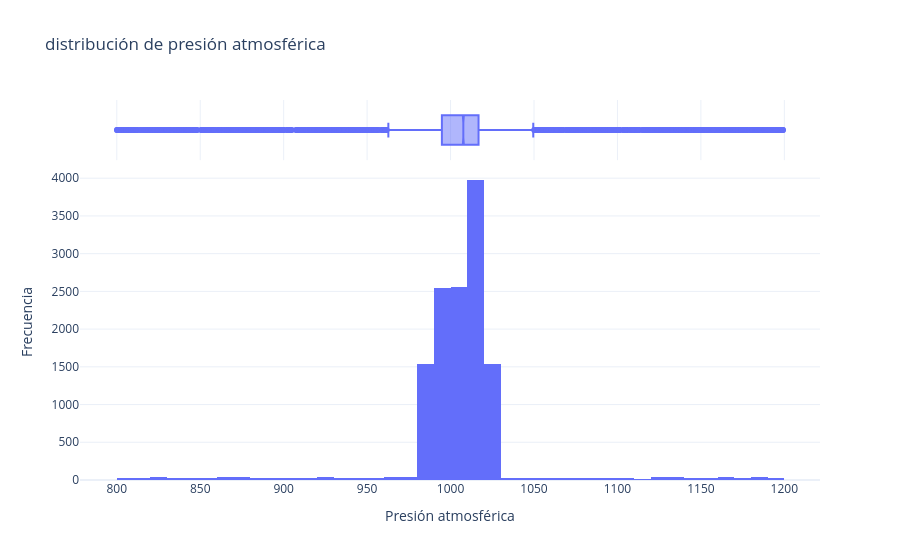

Notebook source saved alongside this figure:
### Markdown cell above
La precipitación se concentra principalmente entre valores bajos y medios, aunque aparecen registros superiores al 100%. Estos valores pueden indicar errores o contaminación en los datos y deberán revisarse durante la limpieza.

### Code cell
fig = px.histogram(
    df,
    x="atmospheric_pressure",
    nbins=40,
    marginal="box",
    title="distribución de presión atmosférica",
    template="plotly_white"
)

fig.update_layout(
    xaxis_title="Presión atmosférica",
    yaxis_title="Frecuencia",
)

fig.show()

### Figure 1 — Plotly figure (JSON) as saved in the notebook; plotly's stock layout.template omitted (floating-point values rounded to 4 significant figures; data arrays with more than 128 entries replaced by an {"elided": "..."} marker saying what was removed)
{"data": [{"bingroup": "x", "hovertemplate": "atmospheric_pressure=%{x}<br>count=%{y}<extra></extra>", "legendgroup": "", "marker": {"color": "#636efa", "pattern": {"shape": ""}}, "name": "", "nbinsx": 40, "orientation": "v", "showlegend": false, "type": "histogram", "x": {"elided": "13200 float values"}, "xaxis": "x", "yaxis": "y"}, {"hovertemplate": "atmospheric_pressure=%{x}<extra></extra>", "legendgroup": "", "marker": {"color": "#636efa"}, "name": "", "notched": true, "showlegend": false, "type": "box", "x": {"elided": "13200 float values"}, "xaxis": "x2", "yaxis": "y2"}], "layout": {"barmode": "relative", "legend": {"tracegroupgap": 0}, "title": {"text": "distribución de presión atmosférica"}, "xaxis": {"anchor": "y", "domain": [0, 1], "title": {"text": "Presión atmosférica"}}, "xaxis2": {"anchor": "y2", "domain": [0, 1], "matches": "x", "showgrid": true, "showticklabels": false}, "yaxis": {"anchor": "x", "domain": [0, 0.8316], "title": {"text": "Frecuencia"}}, "yaxis2": {"anchor": "x2", "domain": [0.8416, 1], "matches": "y2", "showgrid": false, "showline": false, "showticklabels": false, "ticks": ""}}}
